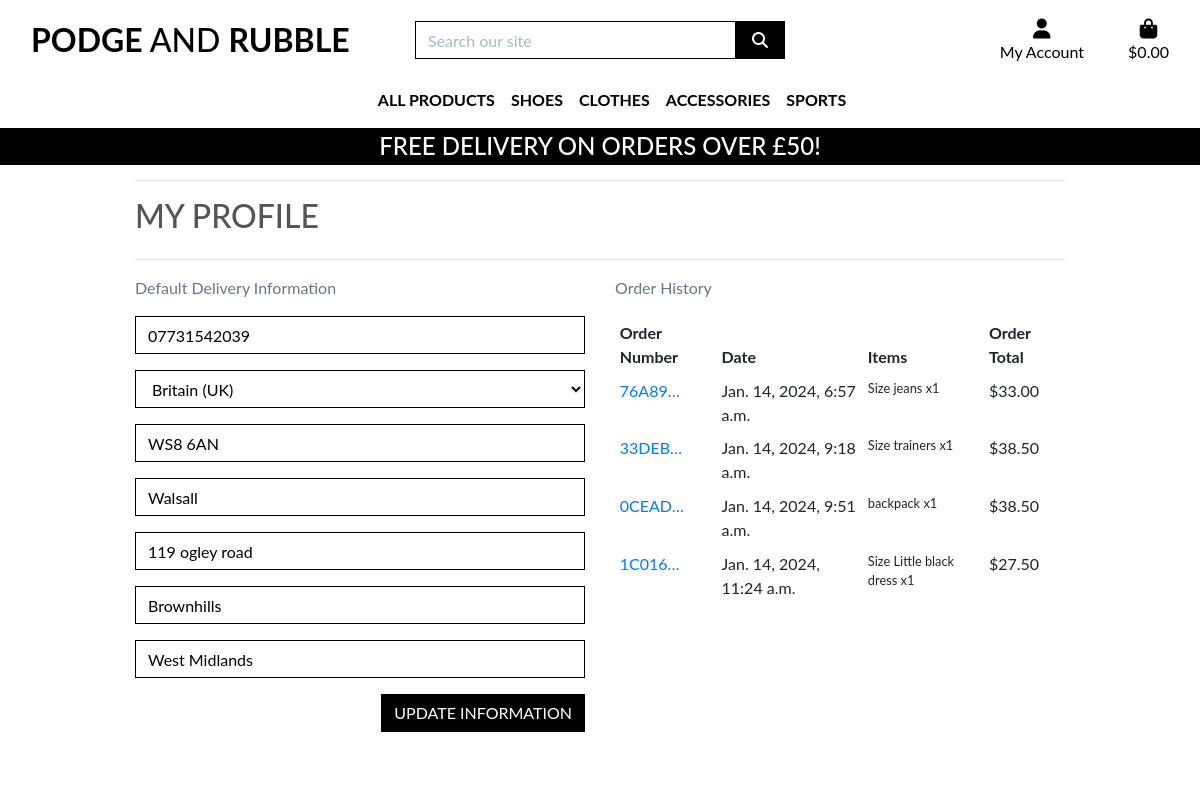
/profile/ (signed in), run on an earlier commit of the app's database.
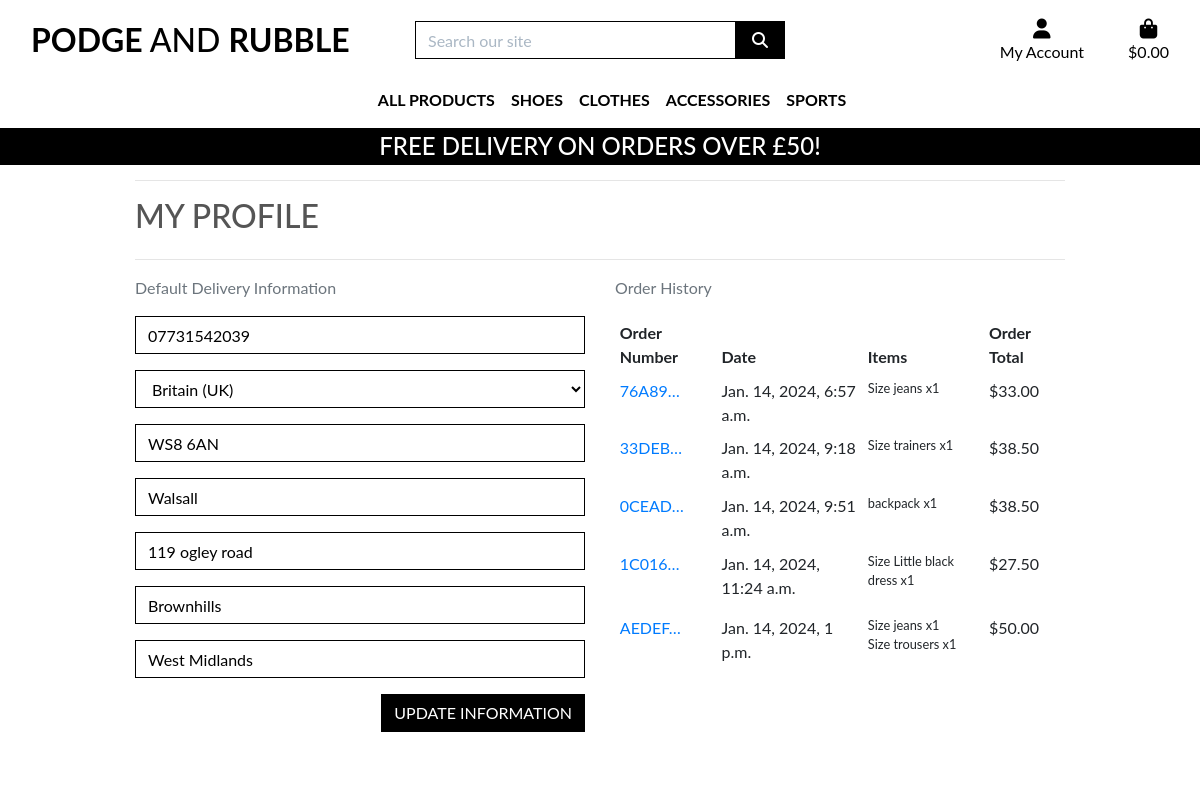
And on a later commit of the database.
### profiles/models.py (models this page shows, shortened)
class UserProfile(models.Model):
    user = models.OneToOneField(User, on_delete=models.CASCADE)
    default_phone_number = models.CharField(max_length=20, null=True, blank=True)
    default_country = CountryField(blank_label='Country', null=True, blank=True)
    default_postcode = models.CharField(max_length=20, null=True, blank=True)
    default_town_or_city = models.CharField(max_length=40, null=True, blank=True)
    default_street_address1 = models.CharField(max_length=80, null=True, blank=True)
    default_street_address2 = models.CharField(max_length=80, null=True, blank=True)
    default_county = models.CharField(max_length=80, null=True, blank=True)

### checkout/models.py (models this page shows, shortened)
class Order(models.Model):
    order_number = models.CharField(max_length=32, null=False, editable=False)
    user_profile = models.ForeignKey(UserProfile, on_delete=models.SET_NULL,
                                     null=True, blank=True, related_name='orders')
    full_name = models.CharField(max_length=50, null=False, blank=False)
    email = models.EmailField(max_length=254, null=False, blank=False)
    phone_number = models.CharField(max_length=20, null=False, blank=False)
    country = CountryField(blank_label='Country *', null=False, blank=False)
    postcode = models.CharField(max_length=20, null=True, blank=True)
    town_or_city = models.CharField(max_length=40, null=False, blank=False)
    street_address1 = models.CharField(max_length=80, null=False, blank=False)
    street_address2 = models.CharField(max_length=80, null=True, blank=True)
    county = models.CharField(max_length=80, null=True, blank=True)
    date = models.DateTimeField(auto_now_add=True)
    delivery_cost = models.DecimalField(max_digits=6, decimal_places=2, null=False, default=0)
    order_total = models.DecimalField(max_digits=10, decimal_places=2, null=False, default=0)
    grand_total = models.DecimalField(max_digits=10, decimal_places=2, null=False, default=0)
    original_bag = models.TextField(null=False, blank=False, default='')
    stripe_pid = models.CharField(max_length=254, null=False, blank=False, default='')

class OrderLineItem(models.Model):
    order = models.ForeignKey(Order, null=False, blank=False, on_delete=models.CASCADE, related_name='lineitems')
    product = models.ForeignKey(Product, null=False, blank=False, on_delete=models.CASCADE)
    product_size = models.CharField(max_length=2, null=True, blank=True) # XS, S, M, L, XL
    quantity = models.IntegerField(null=False, blank=False, default=0)
    lineitem_total = models.DecimalField(max_digits=6, decimal_places=2, null=False, blank=False, editable=False)

### products/models.py (models this page shows, shortened)
class Product(models.Model):
    price = models.DecimalField(
        max_digits=6,
        decimal_places=2)
    discount_price = models.DecimalField(
        max_digits=6,
        decimal_places=2)
    sku = models.CharField(
        max_length=254)
    name = models.CharField(
        max_length=254)
    product_description = models.TextField()
    sizes = models.BooleanField(
        default=False,
        null=True,
        blank=True)
    category = models.CharField(max_length=20)
    gender = models.CharField(max_length=10)
    product_type = models.CharField(max_length=20)
    name = models.CharField(max_length=254)
    gender = models.ForeignKey(
        'Gender',
        null=True,
        blank=True,
        on_delete=models.SET_NULL)
    category = models.ForeignKey(
        'Category',
        null=True,
        blank=True,
        on_delete=models.SET_NULL)
    sub_category = models.ForeignKey(
        'SubCategory',
        null=True,
        blank=True,
        on_delete=models.SET_NULL)
    product_type = models.ForeignKey(
        'ProductType',
        null=True,
        blank=True,
        on_delete=models.SET_NULL)
    image = models.ImageField(
        blank=True,
        null=True)

### profiles/views.py (the view)
# urls.py: path('profile/', include('profiles.urls')),
def profile(request):
    profile = get_object_or_404(UserProfile, user=request.user)
    if request.method == 'POST':
        form = UserProfileForm(request.POST, instance=profile)
        if form.is_valid():
            form.save()
            messages.success(request, 'Profile updated successfully')
        else:
            messages.error(request, 'Update failed. Please ensure the form is valid.')
    else:
        form = UserProfileForm(instance=profile)
    orders = profile.orders.all()
    template = 'profiles/profile.html'
    context = {
        'form': form,
        'orders': orders,
        'on_profile_page': True
    }
    return render(request, template, context)

### profiles/forms.py
class UserProfileForm(forms.ModelForm):
    class Meta:
        model = UserProfile
        exclude = ('user',)
    def __init__(self, *args, **kwargs):
        super().__init__(*args, **kwargs)
        placeholders = {
            'default_phone_number': 'Phone Number',
            'default_postcode': 'Postal Code',
            'default_town_or_city': 'Town or City',
            'default_street_address1': 'Street Address 1',
            'default_street_address2': 'Street Address 2',
            'default_county': 'County, State or Locality',
        }
        self.fields['default_phone_number'].widget.attrs['autofocus'] = True
        for field in self.fields:
            if field != 'default_country':
                if self.fields[field].required:
                    placeholder = f'{placeholders[field]} *'
                else:
                    placeholder = placeholders[field]
                self.fields[field].widget.attrs['placeholder'] = placeholder
            self.fields[field].widget.attrs['class'] = 'border-black rounded-0 profile-form-input'
            self.fields[field].label = False

### bag/contexts.py (called while the page is built, shortened)
def bag_contents(request):
    bag_items = []
    total = 0
    product_count = 0
    bag = request.session.get('bag', {})
    if total < settings.FREE_DELIVERY_THRESHOLD:
        delivery = total * Decimal(settings.STANDARD_DELIVERY_PERCENTAGE / 100)
        free_delivery_delta = settings.FREE_DELIVERY_THRESHOLD - total
    else:
        delivery = 0
        free_delivery_delta = 0
    grand_total = delivery + total
    context = {
        'bag_items': bag_items,
        'total': total,
        'product_count': product_count,
        'delivery': delivery,
        'free_delivery_delta': free_delivery_delta,
        'free_delivery_threshold': settings.FREE_DELIVERY_THRESHOLD,
        'grand_total': grand_total,
    }
    return context

### profiles/templates/profiles/profile.html (shortened to what this page needs)
{% extends "base.html" %}
{% load static %}
{% block extra_css %}
    <link rel="stylesheet" href="{% static 'profiles/css/profile.css' %}">
{% endblock %}
{% block page_header %}
    <div class="container header-container">
    </div>
{% endblock %}
{% block content %}
    <div class="overlay"></div>
    <div class="container">
        <div class="row">
            <div class="col">
                <hr>
                <h2 class="logo-font mb-4">My Profile</h2>
                <hr>
            </div>
        </div>
        <div class="row">
            <div class="col-12 col-lg-6">
                <p class="text-muted">Default Delivery Information</p>
                <form class="mt-3" action="{% url 'profile' %}" method="POST" id="profile-update-form">
                    {{ form|crispy }}
                    <button class="btn btn-black rounded-0 text-uppercase float-right">Update Information</button>
                </form>
            </div>
            <div class="col-12 col-lg-6">
                <p class="text-muted">Order History</p>
                <div class="order-history table-responsive">
                    <table class="table table-sm table-borderless">
                        <thead>
                            <tr>
                                <th>Order Number</th>
                                <th>Date</th>
                                <th>Items</th>
                                <th>Order Total</th>
                            </tr>
                        </thead>
                        <tbody>
                            {% for order in orders %}
                                <tr>
                                    <td>
                                        <a href="{% url 'order_history' order.order_number %}"
                                        title="{{ order.order_number }}">
                                            {{ order.order_number|truncatechars:6 }}
                                        </a>
                                    </td>
                                    <td>{{ order.date }}</td>
                                    <td>
                                        <ul class="list-unstyled">
                                            {% for item in order.lineitems.all %}
                                                <li class="small">
                                                    {% if item.product.sizes %}
                                                        Size {{ item.product.size|upper }}
                                                    {% endif %}{{ item.product.name }} x{{ item.quantity }}
                                                </li>
                                            {% endfor %}
                                        </ul>
                                    </td>
                                    <td>${{ order.grand_total }}</td>
                                </tr>
                            {% endfor %}
                        </tbody>
                    </table>
                </div>
            </div>
        </div>
{% endblock %}

### templates/base.html (shortened to what this page needs)
{% load static %}
<!doctype html>
<html lang="en">
  <head>
    {% block corecss %}
        <link rel="stylesheet" href="https://stackpath.bootstrapcdn.com/bootstrap/4.4.1/css/bootstrap.min.css">
        <link rel="stylesheet" href="{% static 'css/base.css' %}">
    {% endblock %}
    {% block extra_css %}
    {% endblock %}
  </head>
  <body>
    <header class="container-fluid fixed-top">
        <div id="topnav" class="row bg-white pt-lg-2 d-none d-lg-flex">
            <div class="col-12 col-lg-4 my-auto py-1 py-lg-0 text-center text-lg-left">
                <a href="{% url 'home' %}" class="nav-link main-logo-link">
                    <h2 class="logo-font text-black my-0"><strong>Podge</strong> And <strong> Rubble</strong></h2>
                </a>
            </div>
            <div class="col-12 col-lg-4 my-auto py-1 py-lg-0">
                <form method="GET" action="{% url 'products' %}">
                    <div class="input-group w-100">
                        <input class="form-control border border-black rounded-0" type="text" name="q" placeholder="Search our site">
                        <div class="input-group-append">
                            <button class="form-control btn btn-black border border-black rounded-0" type="submit">
                                <span class="icon">
                                    <i class="fas fa-search"></i>
                                </span>
                            </button>
                        </div>
                    </div>
                </form>
            </div>
            <div class="col-12 col-lg-4 my-auto py-1 py-lg-0">
                <ul class="list-inline list-unstyled text-center text-lg-right my-0">
                    <li class="list-inline-item dropdown">
                        <a class="text-black nav-link" href="#" id="user-options" data-toggle="dropdown" aria-haspopup="true" aria-expanded="false">
                            <div class="text-center">
                                <div><i class="fas fa-user fa-lg"></i></div>
                                <p class="my-0">My Account</p>
                            </div>
                        </a>
                    </li>
                    <li class="list-inline-item">
                        <a class="{% if grand_total %}text-info font-weight-bold{% else %}text-black{% endif %} nav-link" href="{% url 'view_bag' %}">
                            <div class="text-center">
                                <div><i class="fas fa-shopping-bag fa-lg"></i></div>
                                <p class="my-0">
                                    {% if grand_total %}
                                        £{{ grand_total|floatformat:2 }}
                                    {% else %}
                                        $0.00
                                    {% endif %}
                                </p>
                            </div>
                        </a>
                    </li>
                </ul>
            </div>
        </div>
        <div class="row bg-white">
            <nav class="navbar navbar-expand-lg navbar-light w-100">
                {% include 'includes/main-nav.html' %}
            </nav>
        </div>
        <div id="delivery-banner" class="row text-center">
            <div class="col bg-black text-white">
                <h4 class="logo-font my-1">Free delivery on orders over £{{ free_delivery_threshold }}!</h4>
            </div>
        </div>
    </header>
    {% block page_header %}
    {% endblock %}
    {% block content %}
    {% endblock %}
  </body>
</html>

### templates/includes/main-nav.html (shortened to what this page needs)
<div class="collapse navbar-collapse" id="main-nav">
    <ul class="navbar-nav w-auto mx-auto">
        <li class="nav-item dropdown">
            <a class="logo-font font-weight-bold nav-link text-black mr-8" href="#" id="all-products-link" data-toggle="dropdown" aria-haspopup="true" aria-expanded="false">
                All Products
            </a>
        </li>
        <li class="nav-item dropdown">
            <a class="logo-font font-weight-bold nav-link text-black mr-8" href="#" id="clothing-link" data-toggle="dropdown" aria-haspopup="true" aria-expanded="false">
                Shoes
            </a>
        </li>
        <li class="nav-item dropdown">
            <a class="logo-font font-weight-bold nav-link text-black" href="#" id="specials-link" data-toggle="dropdown" aria-haspopup="true" aria-expanded="false">
                clothes
            </a>
        </li>
        <li class="nav-item dropdown">
            <a class="logo-font font-weight-bold nav-link text-black" href="#" id="specials-link" data-toggle="dropdown" aria-haspopup="true" aria-expanded="false">
                Accessories
            </a>
        </li>
        <li class="nav-item dropdown">
            <a class="logo-font font-weight-bold nav-link text-black" href="#" id="specials-link" data-toggle="dropdown" aria-haspopup="true" aria-expanded="false">
                Sports
            </a>
        </li>
    </ul>
</div>

### static/css/base.css (style rules this page uses)
html { height: 100%; }
body { background-color: #999 !important; color: #555; font-family: 'Montserrat'; }
.icon { align-items: center; display: inline-flex; justify-content: center; height: 1.5rem; width: 1.5rem; }
.logo-font { text-transform: uppercase; }
.main-logo-link { width: fit-content; }
.btn-black { background: black; color: white; }
.text-black { color: #000 !important; }
.border-black { border: 1px solid black !important; }
.bg-black { background: #000 !important; }
.overlay { height: 100%; width: 100%; top: 0; left: 0; position: fixed; background: white; z-index: -1; }
input[name='q']::placeholder { color: #aab7c4; }
@media (min-width: 1200px) { .container { max-width: 80%; } }
@media (min-width: 992px) { .header-container { padding-top: 164px; } }
body { background: url('/media/homepage_background_cropped.jpg') no-repeat center center fixed; background-size: cover; height: calc(100vh - 164px); color: #555; font-family: 'Lato'; }

### profiles/static/profiles/css/js/profile.css (style rules this page uses)
.order-history { max-height: 416px; overflow-y: auto; }
#profile-update-form .form-control { color: #000; }
#profile-update-form input::placeholder { color: #aab7c4; }
#id_default_country, #id_default_country option:not(:first-child) { color: #000; }

What changed in the data, as far as the page shows it:
added Order: order_number "AEDEF…", date "Jan. 14, 2024, 1 p.m.", grand_total "50.00"
added OrderLineItem: product.name "jeans", quantity "1", shown under "AEDEF…"
added OrderLineItem: product.name "trousers", quantity "1", shown under "AEDEF…"
